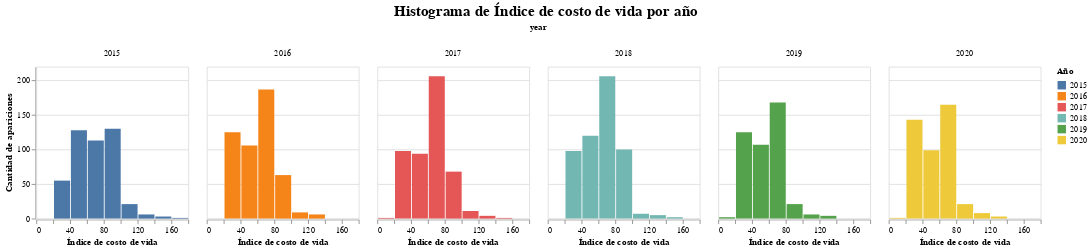

Notebook source saved alongside this figure:
### Markdown cell above
### Ejercicio 1.2 (10 pts)

Genera un histograma del índice del costo de vida (sin alquiler) para cada año (es decir, 6 histogramas).

¿Qué conclusión puedes sacar de estos gráficos?

### Code cell
base = alt.Chart(life_cost)
bar = base.mark_bar().encode(
    column='year:N',
    color=alt.Color('year:N', title='Año'),
    x=alt.X('cost_of_living_index:Q', axis=alt.Axis(title='Índice de costo de vida'), bin=True),
    y=alt.Y('count():Q', axis=alt.Axis(title='Cantidad de apariciones'))
    ).properties(title=alt.TitleParams('Histograma de Índice de costo de vida por año', align='center', anchor='middle', fontSize=18),
    height=180,
    width=180)
bar

### Figure 1 — Vega-Lite specification as saved in the notebook (floating-point values rounded to 4 significant figures; data arrays with more than 128 entries replaced by an {"elided": "..."} marker saying what was removed)
{"$schema": "https://vega.github.io/schema/vega-lite/v3.4.0.json", "config": {"background": "white", "mark": {"tooltip": null}, "view": {"height": 300, "width": 400}}, "data": {"name": "data-f0633d26016fd10bc1ffa50a188ec617"}, "datasets": {"data-f0633d26016fd10bc1ffa50a188ec617": {"elided": "2847 records"}}, "encoding": {"color": {"field": "year", "title": "Año", "type": "nominal"}, "column": {"field": "year", "type": "nominal"}, "x": {"axis": {"title": "Índice de costo de vida"}, "bin": true, "field": "cost_of_living_index", "type": "quantitative"}, "y": {"aggregate": "count", "axis": {"title": "Cantidad de apariciones"}, "type": "quantitative"}}, "height": 180, "mark": "bar", "title": {"align": "center", "anchor": "middle", "fontSize": 18, "text": "Histograma de Índice de costo de vida por año"}, "width": 180}
